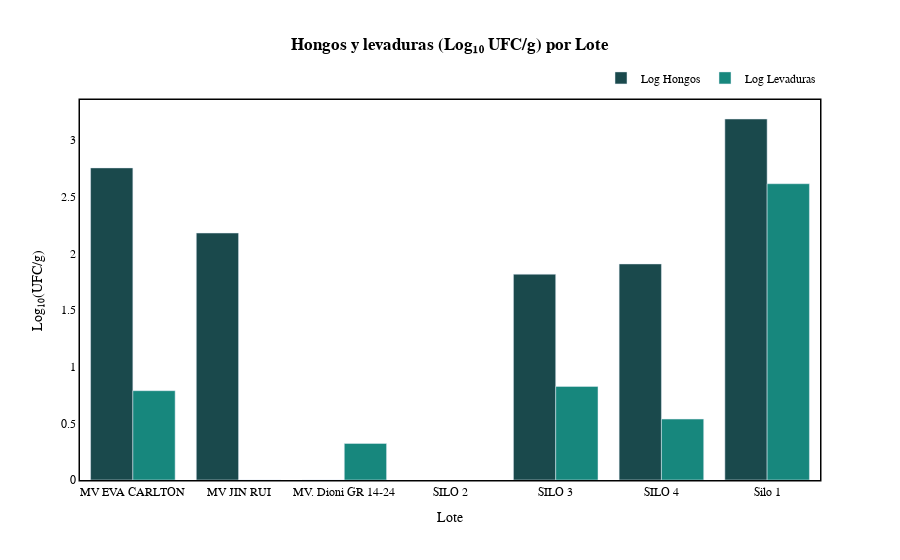

The code cell stored with this chart in its notebook:
### Code cell
fig = plot_bar_log_micro(
    df=rev_maiz_lote,  # tu df con columnas: 'procedencia_micotoxinas', 'log_hongos', 'log_levaduras'
    x="lote",
    y_cols=["log_hongos", "log_levaduras"],
    title="<b>Hongos y levaduras (Log\u2081\u2080 UFC/g) por Lote</b>",
    #output_html=f"{ROOT_IMAGEN}/hongos_levaduras_por_lote.html",
)

fig.show()
s3.save_plotly_html(fig, "hongos_levaduras_por_lote.html")

### Figure 1 — Plotly figure (JSON) as saved in the notebook; plotly's stock layout.template omitted (floating-point values rounded to 4 significant figures)
{"data": [{"marker": {"color": "#1A494C"}, "name": "Log Hongos", "type": "bar", "x": ["MV EVA CARLTON", "MV JIN RUI", "MV. Dioni GR 14-24", "SILO 2", "SILO 3", "SILO 4", "Silo 1"], "y": [2.754, 2.179, 0, null, 1.816, 1.906, 3.185]}, {"marker": {"color": "#17877D"}, "name": "Log Levaduras", "type": "bar", "x": ["MV EVA CARLTON", "MV JIN RUI", "MV. Dioni GR 14-24", "SILO 2", "SILO 3", "SILO 4", "Silo 1"], "y": [0.7879, 0, 0.3226, null, 0.8256, 0.5376, 2.614]}], "layout": {"barmode": "group", "font": {"color": "black", "family": "Arial", "size": 12}, "legend": {"font": {"color": "black"}, "orientation": "h", "x": 1, "xanchor": "right", "y": 1.02, "yanchor": "bottom"}, "paper_bgcolor": "white", "plot_bgcolor": "white", "title": {"text": "<b>Hongos y levaduras (Log₁₀ UFC/g) por Lote</b>", "x": 0.5}, "xaxis": {"linecolor": "black", "linewidth": 1.5, "mirror": true, "showline": true, "tickfont": {"color": "black"}, "title": {"font": {"color": "black"}, "text": "Lote"}}, "yaxis": {"linecolor": "black", "linewidth": 1.5, "mirror": true, "showline": true, "tickfont": {"color": "black"}, "title": {"font": {"color": "black"}, "text": "Log₁₀(UFC/g)"}}}}
